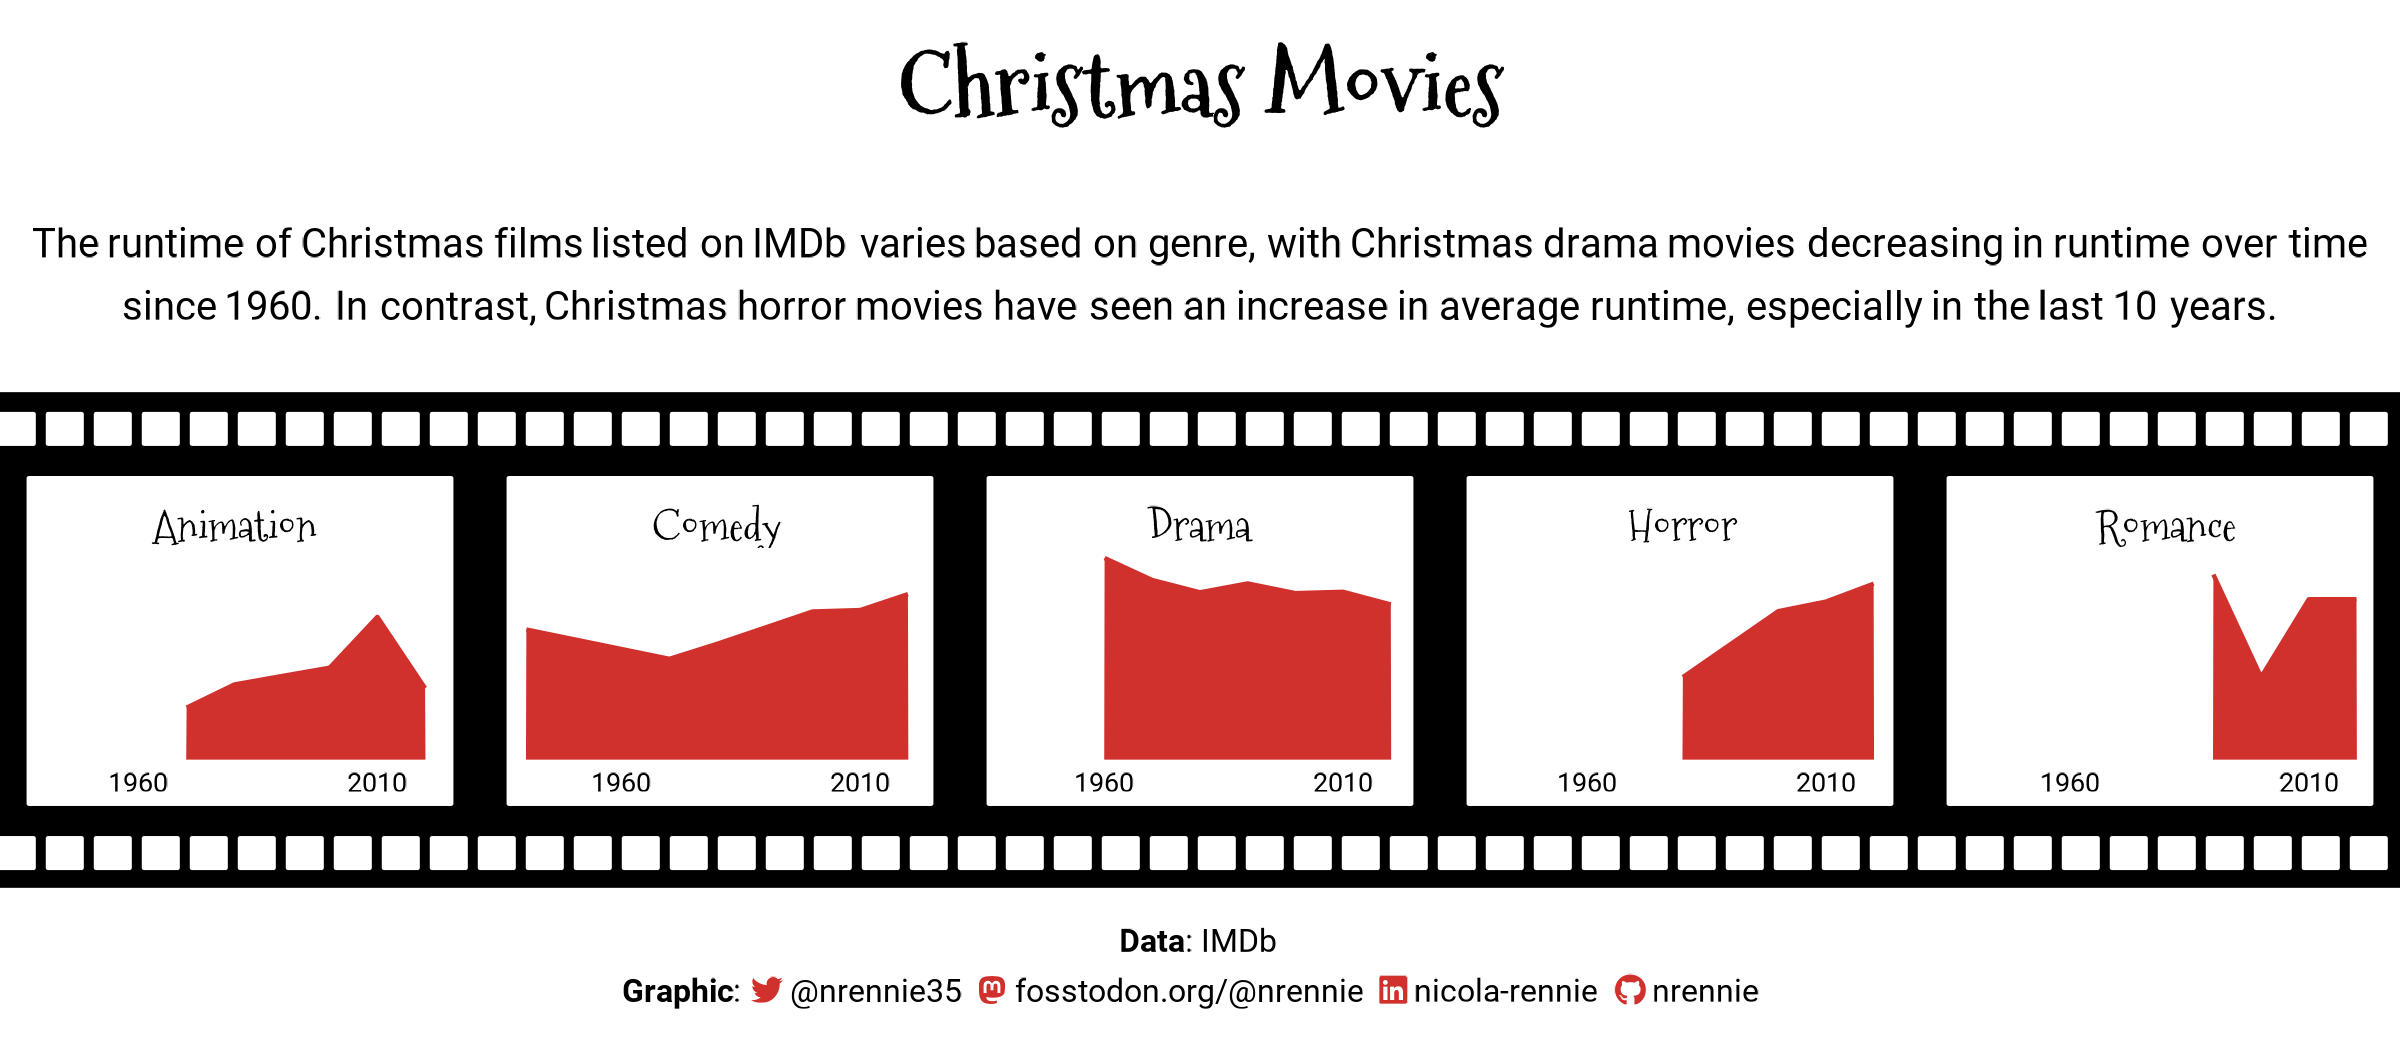

Write R code to recreate this figure.
# Load packages -----------------------------------------------------------

library(tidyverse)
library(showtext)
library(patchwork)
library(camcorder)
library(ggtext)
library(nrBrand)
library(glue)


# Load data ---------------------------------------------------------------

tuesdata <- tidytuesdayR::tt_load("2023-12-12")
holiday_movies <- tuesdata$holiday_movies
holiday_movie_genres <- tuesdata$holiday_movie_genres


# Load fonts --------------------------------------------------------------

font_add_google("Roboto", "roboto")
font_add_google("Mountains of Christmas", "xmas")
showtext_auto()


# Define colours and fonts-------------------------------------------------

bg_col <- "#ffffff"
text_col <- "#000000"
highlight_col <- "#D0312D"

body_font <- "roboto"
title_font <- "xmas"


# Data wrangling ----------------------------------------------------------

# average runtime per year
plot_data <- holiday_movies |>
  filter(christmas) |>
  filter(genres %in% c("Comedy", "Horror", "Romance", "Animation", "Drama")) |>
  mutate(decade = 10*floor(year / 10)) |> 
  group_by(genres, decade) |>
  summarise(avg_time = mean(runtime_minutes, na.rm = TRUE)) |> 
  ungroup() |> 
  drop_na()


# Start recording ---------------------------------------------------------

gg_record(
  dir = file.path("2023", "2023-12-12", "recording"),
  device = "png",
  width = 8,
  height = 3.5,
  units = "in",
  dpi = 300
)


# Define text -------------------------------------------------------------

social <- nrBrand::social_caption(
  bg_colour = bg_col,
  icon_colour = highlight_col,
  font_colour = text_col,
  font_family = body_font
)
title <- "Christmas Movies"
st <- glue::glue("The runtime of Christmas films listed on IMDb varies based on 
                 genre, with Christmas drama movies decreasing in runtime over 
                 time since 1960. In contrast, Christmas horror movies have seen 
                 an increase in average runtime, especially in the last 10 years.")
cap <- paste0(
  "**Data**: IMDb<br>**Graphic**: ", social
)


# Plot --------------------------------------------------------------------

# plot area charts
inset_plot <- ggplot() +
  geom_area(
    data = plot_data,
    mapping = aes(x = decade, y = avg_time),
    fill = highlight_col,
    colour = highlight_col
  ) +
  scale_x_continuous(breaks = c(1960, 2010)) +
  facet_wrap(~genres, nrow = 1) +
  theme_void(base_size = 30, base_family = body_font) +
  theme(strip.text = element_text(margin = margin(t = 12),
                                  family = title_font,
                                  size = 32),
        axis.text.x = element_text(margin = margin(t = 0),
                                   size = 20))
inset_plot

# plot background film strip
main_plot <- ggplot() +
  annotate(
    geom = "rect",
    xmin = 0,
    xmax = 5,
    ymin = 1,
    ymax = 2,
    fill = text_col,
    colour = text_col
  ) +
  # white boxes at top and bottom
  geom_rect(
    data = data.frame(
      xmin = seq(0, 5, by = 0.1), xmax = seq(0.07, 5.1, by = 0.1),
      ymin = rep(1.96, times = length(seq(0, 5, by = 0.1))),
      ymax = rep(1.9, times = length(seq(0, 5, by = 0.1)))
    ),
    mapping = aes(
      xmin = xmin, ymin = ymin,
      xmax = xmax, ymax = ymax
    ),
    fill = bg_col,
    colour = bg_col
  ) +
  geom_rect(
    data = data.frame(
      xmin = seq(0, 5, by = 0.1), xmax = seq(0.07, 5.1, by = 0.1),
      ymin = rep(1.04, times = length(seq(0, 5, by = 0.1))),
      ymax = rep(1.10, times = length(seq(0, 5, by = 0.1)))
    ),
    mapping = aes(
      xmin = xmin, ymin = ymin,
      xmax = xmax, ymax = ymax
    ),
    fill = bg_col,
    colour = bg_col
  ) +
  # main white boxes
  geom_rect(
    data = data.frame(
      xmin = seq(0.06, 5, by = 1), xmax = seq(0.94, 5.1, by = 1),
      ymin = rep(1.17, times = 5),
      ymax = rep(1.83, times = 5)
    ),
    mapping = aes(
      xmin = xmin, ymin = ymin,
      xmax = xmax, ymax = ymax
    ),
    fill = bg_col,
    colour = bg_col
  ) +
  # styling
  labs(
    title = title,
    subtitle = st,
    caption = cap
  ) +
  scale_x_continuous(limits = c(0, 5)) +
  scale_y_continuous(limits = c(1.0, 2.05)) +
  coord_cartesian(expand = FALSE) +
  theme_void(base_size = 30, base_family = body_font) +
  theme(
    plot.margin = margin(5, 0, 5, 0),
    plot.background = element_rect(fill = bg_col, colour = bg_col),
    panel.background = element_rect(fill = bg_col, colour = bg_col),
    plot.title = element_textbox_simple(
      colour = text_col,
      hjust = 0.5,
      halign = 0.5,
      margin = margin(b = 10, t = 10),
      lineheight = 0.5,
      face = "bold",
      size = 65,
      family = title_font
    ),
    plot.subtitle = element_textbox_simple(
      colour = text_col,
      hjust = 0.5,
      halign = 0.5,
      margin = margin(b = 10, t = 10),
      lineheight = 0.5,
      family = body_font
    ),
    plot.caption = element_textbox_simple(
      colour = text_col,
      hjust = 0.5,
      halign = 0.5,
      margin = margin(b = 10, t = 10),
      lineheight = 0.5,
      family = body_font
    )
  )
main_plot

# join
main_plot + inset_element(inset_plot,
                          0.01, 0.18, 0.99, 0.85, 
                          align_to = "plot") &
  theme(plot.margin = margin(0, 0, 0, 0))


# Save gif ----------------------------------------------------------------

gg_playback(
  name = file.path("2023", "2023-12-12", paste0("20231212", ".gif")),
  first_image_duration = 4,
  last_image_duration = 20,
  frame_duration = .25,
  background = bg_col
)
